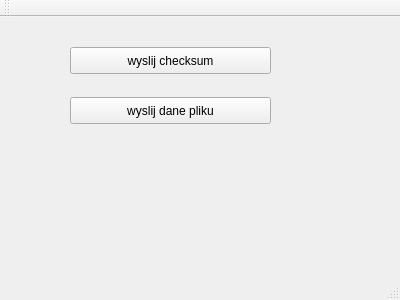
<?xml version="1.0" encoding="UTF-8"?>
<ui version="4.0">
 <class>MainWindow</class>
 <widget class="QMainWindow" name="MainWindow">
  <property name="geometry">
   <rect>
    <x>0</x>
    <y>0</y>
    <width>400</width>
    <height>300</height>
   </rect>
  </property>
  <property name="windowTitle">
   <string>MainWindow</string>
  </property>
  <widget class="QWidget" name="centralWidget">
   <widget class="QPushButton" name="pushButton">
    <property name="geometry">
     <rect>
      <x>70</x>
      <y>30</y>
      <width>201</width>
      <height>27</height>
     </rect>
    </property>
    <property name="text">
     <string>wyslij checksum</string>
    </property>
   </widget>
   <widget class="QPushButton" name="pushButton_2">
    <property name="geometry">
     <rect>
      <x>70</x>
      <y>80</y>
      <width>201</width>
      <height>27</height>
     </rect>
    </property>
    <property name="text">
     <string>wyslij dane pliku</string>
    </property>
   </widget>
  </widget>
  <widget class="QMenuBar" name="menuBar">
   <property name="geometry">
    <rect>
     <x>0</x>
     <y>0</y>
     <width>400</width>
     <height>25</height>
    </rect>
   </property>
  </widget>
  <widget class="QToolBar" name="mainToolBar">
   <attribute name="toolBarArea">
    <enum>TopToolBarArea</enum>
   </attribute>
   <attribute name="toolBarBreak">
    <bool>false</bool>
   </attribute>
  </widget>
  <widget class="QStatusBar" name="statusBar"/>
 </widget>
 <layoutdefault spacing="6" margin="11"/>
 <resources/>
 <connections/>
</ui>
